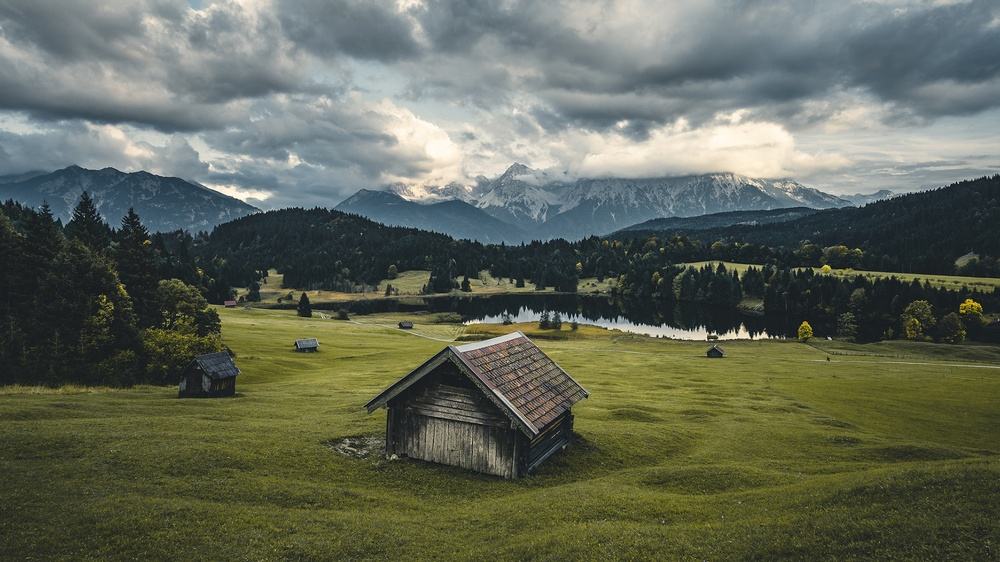
#> input picture lab4/1.jpg, 1000 x 562 px, shrunk from 1920 x 1080 before the run
$ python 2.py
#> lines starting #> are read from the running program, lines starting #| are printed output that depends on the picture
from PIL import Image, ImageDraw #Подключим необходимые библиотеки

image1 = Image.open("1.jpg") #Открываем изображение
#> image1 is the input picture: PIL image 1000x562 RGB; mean R, G, B 97.1, 103, 88.2
draw1 = ImageDraw.Draw(image1) #Создаем инструмент для рисования
width1  = image1.size[0] #Определяем ширину
#> width1 = 1000
height1 = image1.size[1] #Определяем высоту
#> height1 = 562
pix1 = image1.load() #Выгружаем значения пикселей

image2 = Image.open("2.jpg") #Открываем изображение
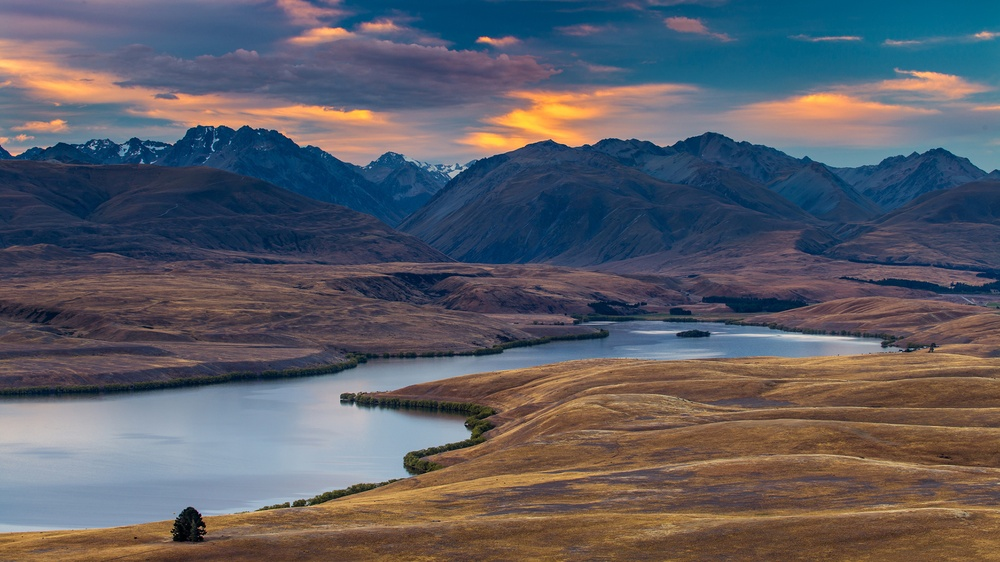
#> input picture lab4/2.jpg, 1000 x 562 px, shrunk from 1920 x 1080 before the run
#> image2 is the input picture: PIL image 1000x562 RGB; mean R, G, B 92.5, 93.6, 102.1
draw2 = ImageDraw.Draw(image2) #Создаем инструмент для рисования
width2  = image2.size[0] #Определяем ширину
#> width2 = 1000
height2 = image2.size[1] #Определяем высоту
#> height2 = 562
pix2 = image2.load() #Выгружаем значения пикселей

for x in range(width2):
        for y in range(height2):
            a2 = pix2[x, y][0]
            b2 = pix2[x, y][1]
            c2 = pix2[x, y][2]
            draw2.point((x, y), (255, 255 , 255))

for x in range(width1):
        for y in range(height1):
            a1 = pix1[x, y][0]
            b1 = pix1[x, y][1]
            c1 = pix1[x, y][2]
            a2 = pix2[x, y][0]
            b2 = pix2[x, y][1]
            c2 = pix2[x, y][2]
            if((x - width1//2)**2 + (y - height1//2)**2 >= (height1//2)**2):
                draw1.point((x, y), (a2, b2 , c2))

for x in range(width1):
        for y in range(height1):
            a1 = pix1[x, y][0]
            b1 = pix1[x, y][1]
            c1 = pix1[x, y][2]
            a2 = pix2[x, y][0]
            b2 = pix2[x, y][1]
            c2 = pix2[x, y][2]
            if((x - width1//2)**2 + (y - height1//2)**2 < (height1//2)**2 and (x - width1//2)**2 + (y - height1//2)**2 >= (height1//3)**2):
                q = (x - (height1//3)**2)/((height1//2)**2 - (height1//3)**2)
                draw1.point((x, y), (round(a2*q + a1*(1-q)), round(b2*q + b1*(1-q)), round(c2*q + c1*(1-q))))

image1.show()
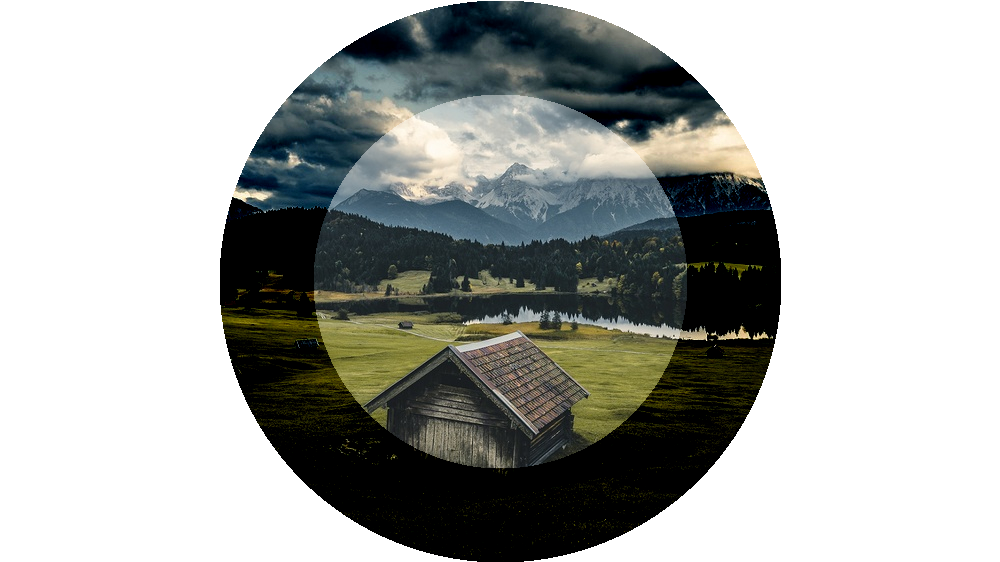
#> shown: PIL image 1000x562 RGB; mean R, G, B 170.1, 172.4, 169.3
del draw1
del draw2
